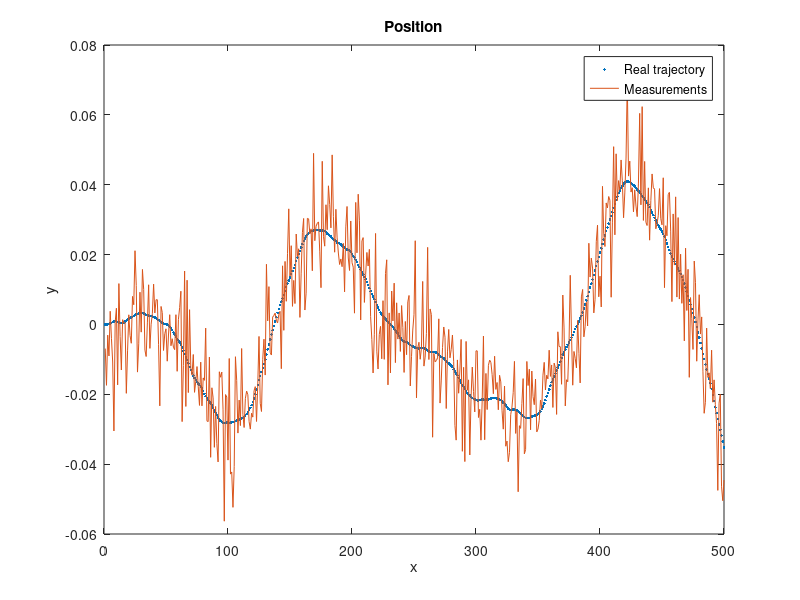

Reproduce this figure in MATLAB. (Note: this script raises an error after producing the figure.)
%% clear memory, screen, and close all figures
clear, clc, close all;

%% Process equation x[k] = sys(k, x[k-1], u[k]);
nx = 2;  % number of states
dt = 0.01;
q = 0.1;
g = 9.8;
% sys = @(k, xkm1, uk) xkm1/2 + 25*xkm1/(1+xkm1^2) + 8*cos(1.2*k) + uk; % (returns column vector)
sys = @(k, x, uk) [x(1)+ x(2)*dt;x(2)-g*sin(x(1)) * dt]+uk; % (returns column vector)

%% Observation equation y[k] = obs(k, x[k], v[k]);
ny = 1;                                           % number of observations
% obs = @(k, xk, vk) xk(1)^2/20 + vk;                  % (returns column vector)
obs = @(k, x, vk) sin(x(1)) + vk ;                  % (returns column vector)

%% PDF of process noise and noise generator function
sigma_u = q^2 * [dt^3/3 dt^2/2;
           dt^2/2 dt  ];
nu = size(sigma_u,1); % size of the vector of process noise
p_sys_noise   = @(u) mvnpdf(u, zeros(1,nu), sigma_u);
gen_sys_noise = @(u) mvnrnd(zeros(1,nu),sigma_u,1)';         % sample from p_sys_noise (returns column vector)
%% PDF of observation noise and noise generator function
sigma_v = 0.01^2;
nv =  size(sigma_v,1);  % size of the vector of observation noise
p_obs_noise   = @(v) mvnpdf(v, zeros(1,nv), sigma_v);
gen_obs_noise = @(v) mvnrnd(zeros(1,nv),sigma_v,1)';         % sample from p_obs_noise (returns column vector)

%% Initial PDF
% p_x0 = @(x) normpdf(x, 0,sqrt(10));             % initial pdf
gen_x0 = @(x) mvnrnd(zeros(1,nu),sigma_u,1)';               % sample from p_x0 (returns column vector)

%% Transition prior PDF p(x[k] | x[k-1])
% (under the suposition of additive process noise)
% p_xk_given_xkm1 = @(k, xk, xkm1) p_sys_noise(xk - sys(k, xkm1, 0));

%% Observation likelihood PDF p(y[k] | x[k])
% (under the suposition of additive process noise)
p_yk_given_xk = @(k, yk, xk) p_obs_noise(yk - obs(k, xk, 0));

%% Number of time steps
T = 500;

%% Separate memory space
x = zeros(nx,T);  y = zeros(ny,T);
u = zeros(nu,T);  v = zeros(nv,T);

%% Simulate system
xh0 = zeros(nu,1);                                  % initial state
u(:,1) = zeros(nu,1);                               % initial process noise
v(:,1) = gen_obs_noise(sigma_v);          % initial observation noise
x(:,1) = xh0;
y(:,1) = obs(1, xh0, v(:,1));
for k = 2:T
   % here we are basically sampling from p_xk_given_xkm1 and from p_yk_given_xk
   u(:,k) = gen_sys_noise();              % simulate process noise
   v(:,k) = gen_obs_noise();              % simulate observation noise
   x(:,k) = sys(k, x(:,k-1), u(:,k));     % simulate state
   y(:,k) = obs(k, x(:,k),   v(:,k));     % simulate observation
end
plot(1:T,x(1,:),'.',1:T,y(1,:));
legend('Real trajectory', 'Measurements');
title('Position');
xlabel('x');
ylabel('y');
fprintf('Filtering with PF...');
fprintf('Press any key to see the result');
pause 
%% Separate memory
xh = zeros(nx, T); xh(:,1) = xh0;
yh = zeros(ny, T); yh(:,1) = obs(1, xh0, 0);

pf.k               = 1;                   % initial iteration number
pf.Ns              = 1000;                 % number of particles
pf.w               = zeros(pf.Ns, T);     % weights
pf.particles       = zeros(nx, pf.Ns, T); % particles
pf.gen_x0          = gen_x0;              % function for sampling from initial pdf p_x0
pf.p_yk_given_xk   = p_yk_given_xk;       % function of the observation likelihood PDF p(y[k] | x[k])
pf.gen_sys_noise   = gen_sys_noise;       % function for generating system noise
%pf.p_x0 = p_x0;                          % initial prior PDF p(x[0])
%pf.p_xk_given_ xkm1 = p_xk_given_xkm1;   % transition prior PDF p(x[k] | x[k-1])

%% Estimate state
for k = 2:T
   fprintf('Iteration = %d/%d\n',k,T);
   % state estimation
   pf.k = k;
   
   [xh(:,k), pf] = particle_filter(sys, y(:,k), pf, 'SIR');
   %    [xh(:,k), pf] = particle_filter(sys, y(:,k), pf, 'systematic_resampling');   
 
   % filtered observation
   yh(:,k) = obs(k, xh(:,k), 0);
end

plot(1:T,x(1,:),'.',1:T,xh(1,:));
legend('Real trajectory', 'Filtered');
title('Position estimation with Particle filter.');
xlabel('x');
ylabel('y');

return;